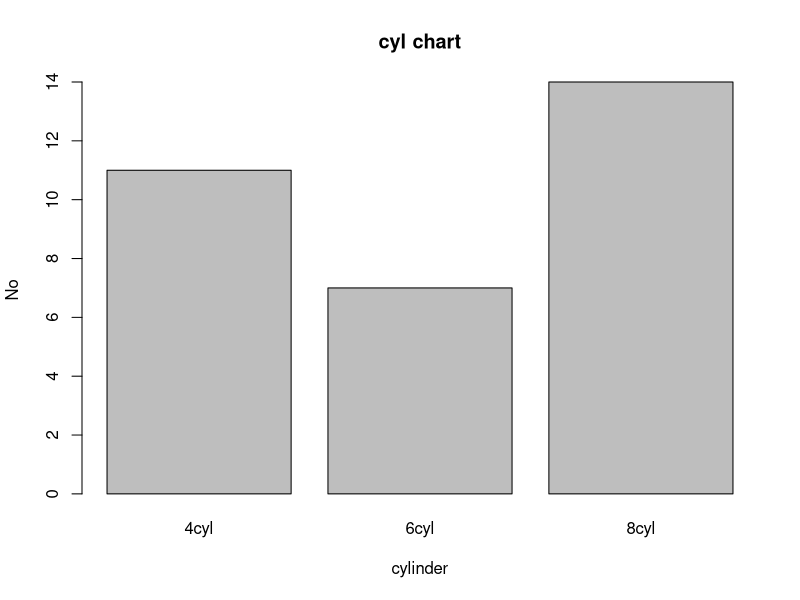
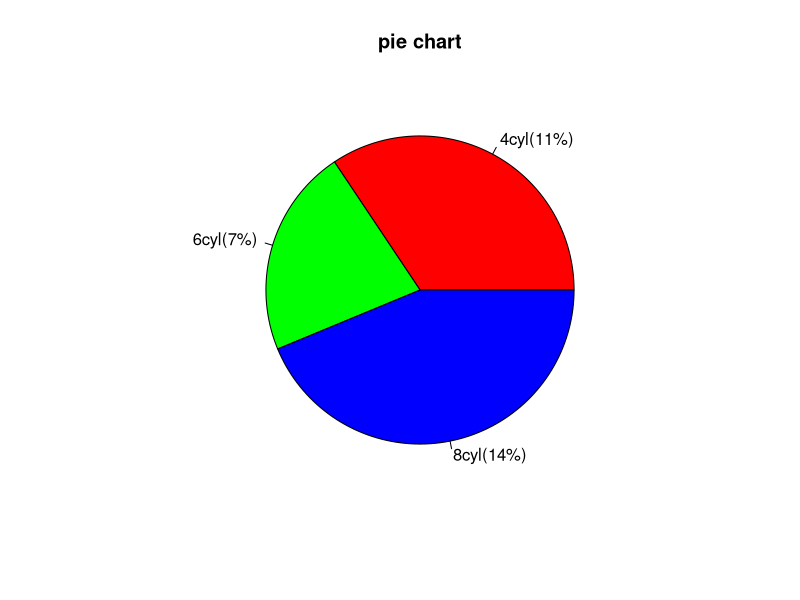
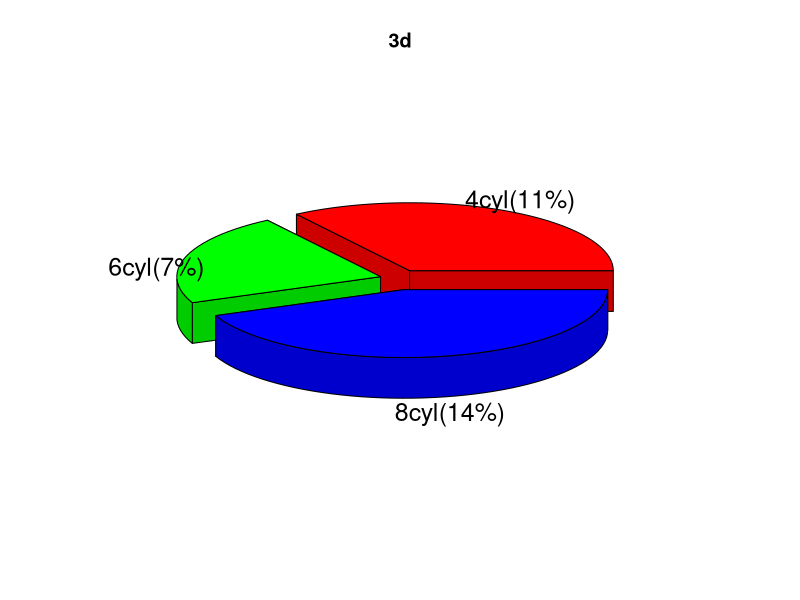
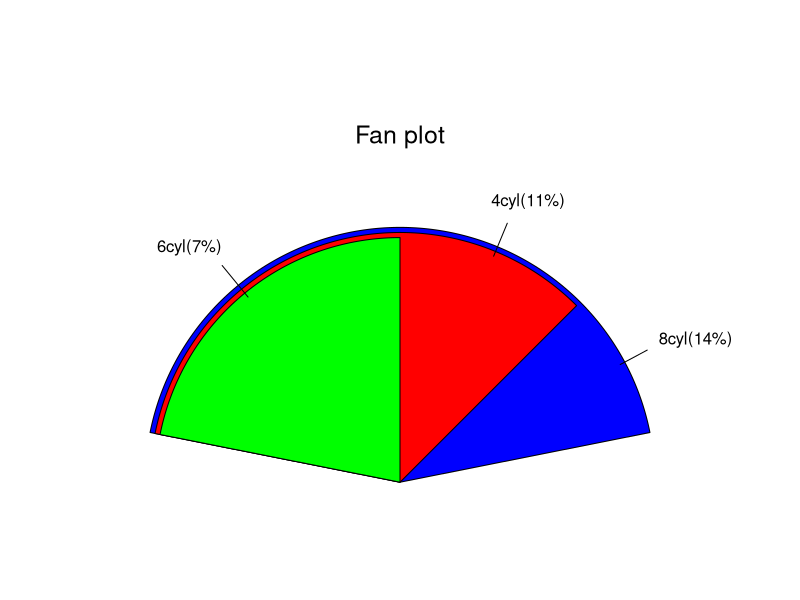
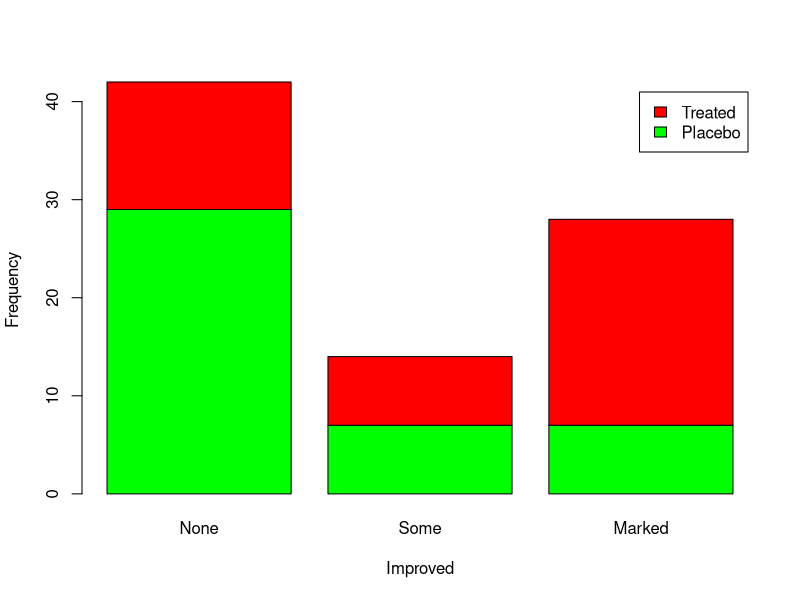
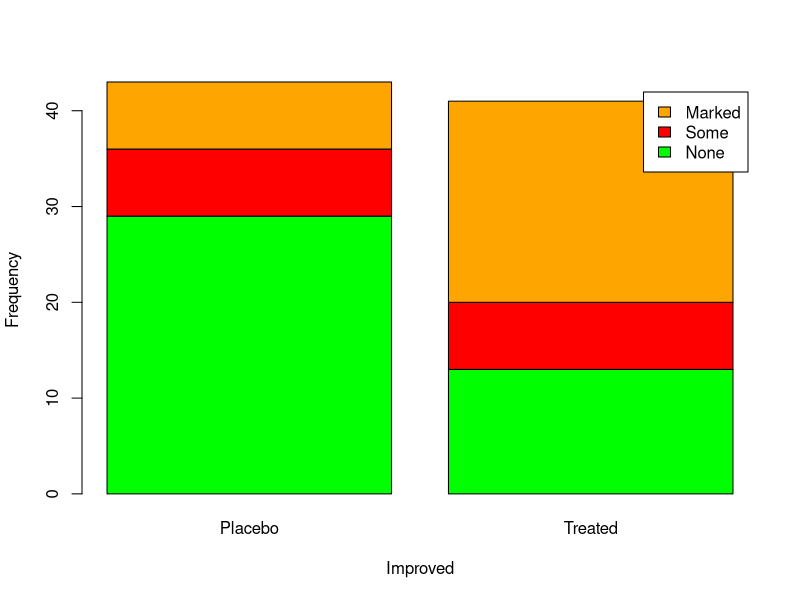
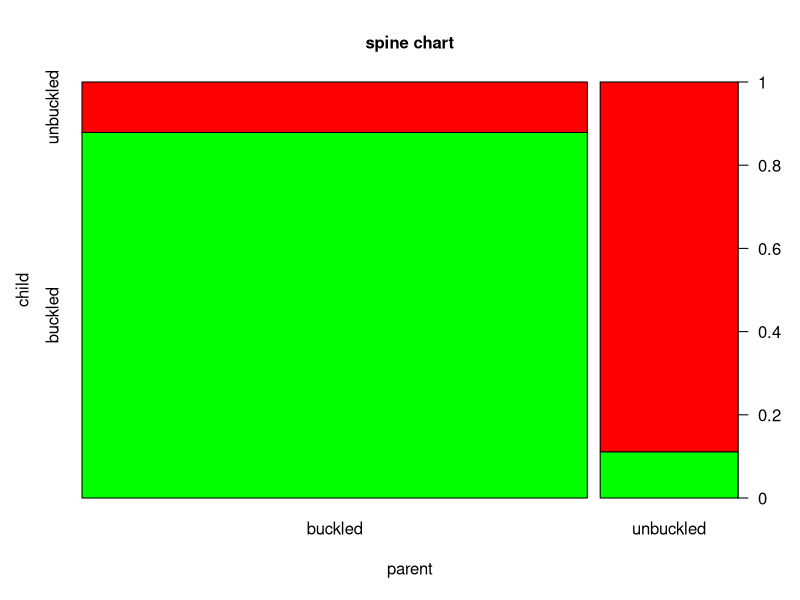
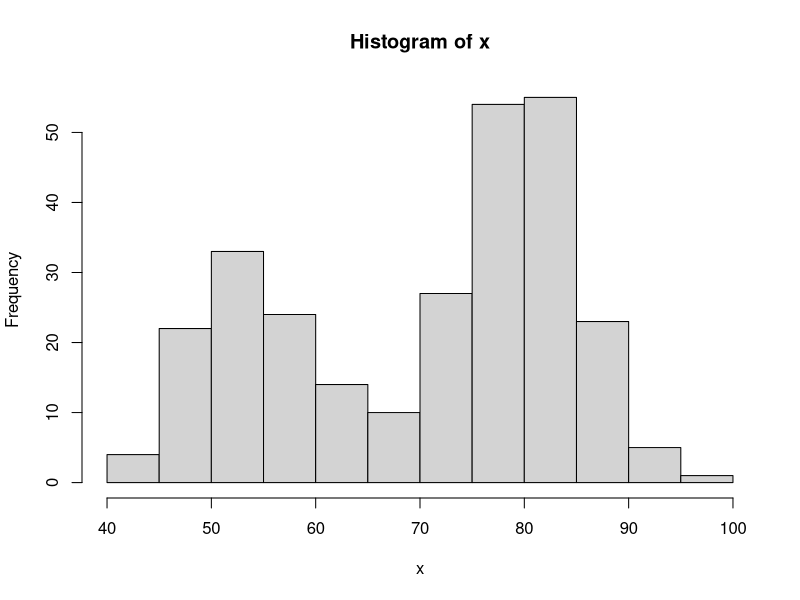

Source code (R) for these figures, in order: (Note: this script raises an error after producing the figures.)
if (!require(plotrix)) install.packages('plotrix')
if (!require(vioplot)) install.packages('vioplot')
if (!require(vcd)) install.packages('vcd')

data(mtcars)
attach(mtcars)

cyl.name = c('4cyl', '6cyl', '8cyl')
a=table(mtcars$cyl)
barplot(a, main = 'cyl chart', xlab = 'cylinder', ylab = 'No', names.arg = cyl.name)

cyl.name2 = paste0( cyl.name, "(", a, "%)")

paste ("a","b", sep = '_')

pie(a, labels = cyl.name2, col = rainbow(length(a)), main = 'pie chart')

library(plotrix)

pie3D(a, labels = cyl.name2, explode = 0.1, main = '3d')

fan.plot(a, labels = cyl.name2, main = 'Fan plot')

library(vcd)
head(Arthritis)

my.table <- xtabs( ~ Treatment + Improved, data = Arthritis)

barplot(my.table, xlab = 'Improved', ylab='Frequency', legend.text = TRUE, col = c('green', 'red'))

barplot(t(my.table), xlab = 'Improved', ylab='Frequency', legend.text = TRUE, col = c('green', 'red', 'orange'))


t(my.table)
my.table


tmp = c('buckled', 'unbuckled')
belt <- matrix(c(58,2,8,16), ncol = 2, dimnames = list(parent = tmp, child = tmp))
spine(belt, main = 'spine chart', gp = gpar(fill = c('green', 'red')))

x = faithful$waiting
hist(x, nclass = 8)

hist(x, breaks= seq(min(x), max(x), length = 10), probability = T)
lines(density(x), col = 'blue', lwd = 1)

library(vioplot)
x = rpois(1000, lambda = 3)
vioplot(x, col = 'yellow')


attach(mtcars)
boxplot(mpg~cyl, data = mtcars, names = c('4c', '6c', '8c'), main = 'test')

par(mfrow = c(3,1))
hist(mpg[cyl==4], xlab = 'MPG', main = 'MPG dist by cyl', xlim = c(5,40), ylim = c(0,10), col = 'red')
hist(mpg[cyl==6], xlab = 'MPG', main = 'MPG dist by cyl', xlim = c(5,40), ylim = c(0,10), col = 'blue')
hist(mpg[cyl==8], xlab = 'MPG', main = 'MPG dist by cyl', xlim = c(5,40), ylim = c(0,10), col = 'green')



mycol = colors()
plot(1:80, y=rep(1,80), col = mycol[1:80], cex = 2, pch = 2, ylim = c(0,1))

mycol <- heat.colors(4, alpha = 1)
plot(1:4, rep(0,4), col = mycol, pch=20)
mycol2 <- topo.colors(100, alpha = 1)
plot(1:100, rep(0, 100), col = mycol2, pch = 20)


x <- 10*(1:nrow(volcano))
y <- 10*(1:ncol(volcano))
image(x, y, volcano, col = my_col, axes = FALSE)
contour(x, y, volcano, levels = seq(90, 200, by = 5),
        add = TRUE, col = 'white')


library(colorspace)
pal = choose_palette()

my_col = pal(7)
my_col
